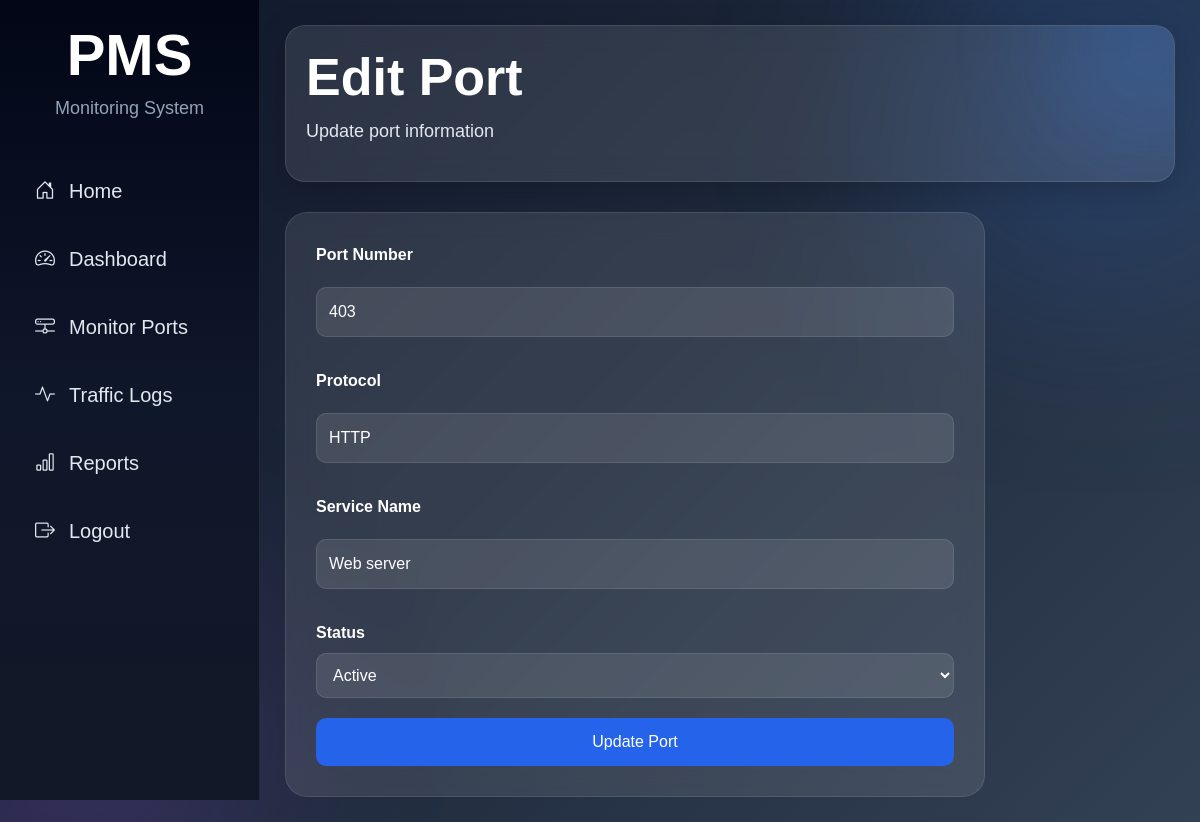
/admin/edit_port.php?id=1 (signed in), run on the app's committed database.
### tables this page shows
CREATE TABLE `ports` (
  `id` int(11) NOT NULL,
  `port_number` int(11) NOT NULL,
  `protocol` varchar(50) NOT NULL,
  `service_name` varchar(100) NOT NULL,
  `status` varchar(50) NOT NULL,
  `created_at` timestamp NOT NULL DEFAULT current_timestamp()
);

### admin/edit_port.php (the view, shortened to what this page needs)
<?php
include("../includes/db.php");
$id = $_GET['id'];
$query = "SELECT * FROM ports WHERE id='$id'";
$result = mysqli_query($conn, $query);
$row = mysqli_fetch_assoc($result);
?>
<?php include("admin_header.php"); ?>
<?php include("../includes/sidebar.php"); ?>
<div class="main-content">
    <div class="topbar">
        <div>
            <h2>Edit Port</h2>
            <p>Update port information</p>
        </div>
    </div>
    <div class="form-card">
        <form method="POST">
            <div class="form-group">
                <label>Port Number</label>
                <input type="number"
                       name="port_number"
                       value="<?php echo $row['port_number']; ?>"
                       required>
            </div>
            <div class="form-group">
                <label>Protocol</label>
                <input type="text"
                       name="protocol"
                       value="<?php echo $row['protocol']; ?>"
                       required>
            </div>
            <div class="form-group">
                <label>Service Name</label>
                <input type="text"
                       name="service_name"
                       value="<?php echo $row['service_name']; ?>"
                       required>
            </div>
            <div class="form-group">
                <label>Status</label>
                <select name="status" required>
                    <option value="Active"
                    <?php
                    if($row['status'] == "Active")
                    {
                        echo "selected";
                    }
                    ?>>
                    Active
                    </option>
                </select>
            </div>
            <button type="submit"
                    name="update_port"
                    class="save-btn">
                Update Port
            </button>
        </form>
    </div>
</div>
<?php include("../includes/footer.php"); ?>

### assets/css/style.css (style rules this page uses)
body { margin:0; padding:0; font-family:'Poppins', sans-serif; background:linear-gradient( 135deg, #0f172a, #1e293b, #334155 ); min-height:100vh; overflow-x:hidden; }
body::before { content:''; position:fixed; width:400px; height:400px; background:rgba(59,130,246,0.2); border-radius:50%; top:-100px; right:-100px; filter:blur(100px); z-index:-1; }
body::after { content:''; position:fixed; width:350px; height:350px; background:rgba(168,85,247,0.2); border-radius:50%; bottom:-100px; left:-100px; filter:blur(100px); z-index:-1; }
input { width:100%; padding:12px; margin:12px 0; border:1px solid #ccc; border-radius:8px; }
button { width:100%; padding:12px; background:#2563eb; color:white; border:none; border-radius:8px; font-size:16px; transition:0.3s; }
.main-content { margin-left:260px; padding:25px; min-height:100vh; }
.topbar { background:rgba(255,255,255,0.1); backdrop-filter:blur(12px); padding:20px; border-radius:20px; display:flex; justify-content:space-between; align-items:center; box-shadow:0 8px 32px rgba(0,0,0,0.2); margin-bottom:30px; border:1px solid rgba(255,255,255,0.1); color:white; overflow:hidden; position:relative; }
.topbar::before { content:''; position:absolute; width:200px; height:200px; background:rgba(59,130,246,0.2); border-radius:50%; top:-80px; right:-80px; filter:blur(50px); }
.topbar h2 { margin:0; color:white; font-size:52px; font-weight:700; }
.topbar p { color:#e2e8f0; font-size:18px; margin-top:10px; }
.add-btn, .save-btn { background:#2563eb; color:white; padding:12px 18px; border-radius:10px; text-decoration:none; border:none; }
.form-card { background:rgba(255,255,255,0.1); backdrop-filter:blur(12px); padding:30px; border-radius:22px; border:1px solid rgba(255,255,255,0.1); max-width:700px; }
.form-group { margin-bottom:20px; }
.form-group label { display:block; margin-bottom:8px; font-weight:600; color:white; }
.form-group input, .form-group select { width:100%; padding:12px; border:1px solid rgba(255,255,255,0.1); border-radius:10px; background:rgba(255,255,255,0.1); color:white; }

### data on the page
ports: port_number "403", protocol "HTTP", service_name "Web server", status "Active"
